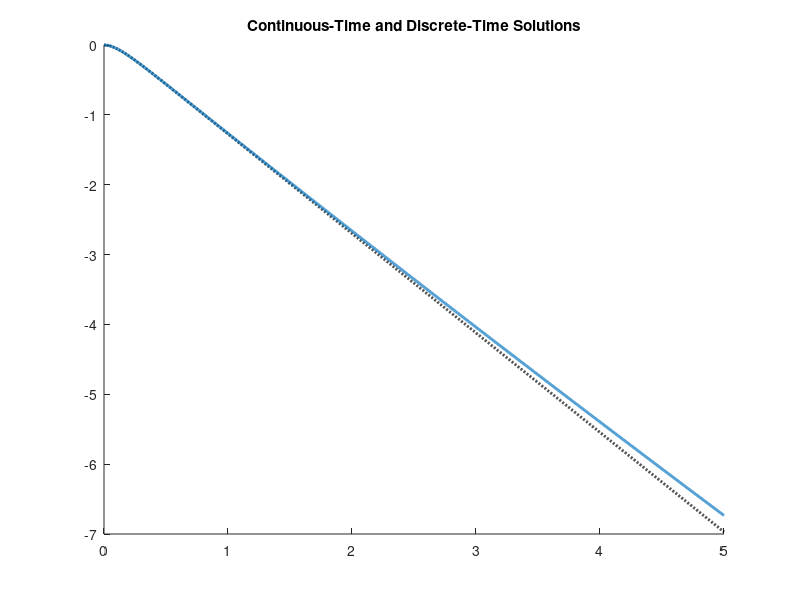

Write the MATLAB code that produced this figure. (Note: this script raises an error after producing the figure.)
%% MAE 507 Project Satellite Model
% (Auer, Matthew), (Cohen, Dan), (Skowronek, Olga) 
clear all
close all
clc

%------------------------- Motor Parameters ------------------------------%
% Maxon 500266: 
%   https://www.maxongroup.us/maxon/view/product/motor/ecmotor/ecflat/ecflat90/500266

k = 0.136;  % Torque constant and speed constant both in kg*m^2*s^-2*A^-1
R = 0.28;   % Winding resistance in Ohms
L = 0.369*10^-3;    % Winding inductance in Henries

m_mot = 0.985;  % Motor mass in kg
r_mot = 90*(10^-3)/2;   % Motor radius

T_nom = 0.988;  % Nominal torque of the motor, Nm

% Estimated damping rate of the motor, bearings, etc. Based on nominal 
% torque of the motor per rotation with a scale factor. WAG.
b = 0.1*T_nom/(2*pi);   % Nm/(rad/s)

% Input and state constraints defined by motor
v_min = -30; % Min motor voltage is min input
v_max =  30; % Max motor voltage is max input

omega_f_min = -1780*(1/60)*(2*pi);  % Min reachable motor speed [rad/s]
omega_f_max =  1780*(1/60)*(2*pi);  % Max reachable motor speed [rad/s]

%------------------------- Flywheel Inertia ------------------------------%
% Approximate the flywheel as a disk with inner radius (r1) and outer
% radius (r2), and a plate thickness (t).
% Assume the material is aluminum.

r1 = 100*10^-3; % Inner radius in m
r2 = 150*10^-3; % Outer radius in m
t = 5*10^-3;    % Disc axial thickness in m

rho_Al = 2710;  % Aluminum density in kg/m^3

Jf = (pi/2)*rho_Al*t*(r2^4 - r1^4); % Compute polar moment of inertia (PMoI)

%------------------------- Satelite Inertia ------------------------------%
% Approximate the satelite as a cube made from aluminum with the inner
% space filled with material with density of plastic (ABS), electronics,
% sparse wires, etc. Assume the motor mass is in the axis of the satelite
% centroid and plastic inertia is removed equal to the size of the motor
% and flywheel.

rho_elec = 1006;    % density of the electronics. Assumed to be ABS

l = 350*10^-3;  % side length of cube. Should be larger than 2*r2 above.
l_elec = l - 2*5*10^-3; % side length of inner cube. Based on assumed Al thickness.

I_cube_Al = (rho_Al/6)*l^5; % Compute the PMoI of a solid cube

% Compute the PMoI of the solid elec cube minus Al cube.
I_elec = ((rho_elec - rho_Al)/6)*l_elec^5;  

% Compute the PMoI of the motor minus the space taken up by motor in elec.
I_motor = ((r_mot^2)/2)*(m_mot - rho_elec*pi*(r_mot^2));  

% Compute the PMoI the space taken up by flywheel in elec.
I_fly = (pi/2)*rho_elec*t*(r2^4 - r1^4);  

% Compute the satelite PMoI by summing all parts and subtracting the PMoI
% where the wheel is in elec.
Js = I_cube_Al + I_elec + I_motor - I_fly; 

%-------------------------- System Matrices ------------------------------%
% Define A, B, C, D matrices using above parameters.
% 
% State variables are angle of the satelite (externally observed 
% fixed reference), flywheel angular velocity (relative to the satelite 
% frame) and its derivative.

% Inputs to the system are motor voltage and external torques
A = [0, -Jf/(Jf + Js)       , 0                   ;
     0,  0                  , 1                   ;
     0,  -(R*b + k^2)/(L*Jf), -(R*Jf + L*b)/(L*Jf)];

% Input system matrix (using both control input (voltage) and disturbance
% (external torque))
B = [0        , 0    ;
     0        , -1/Jf;
     k/(L*Jf) , 0    ];

% Input controllable system matrix (using only control input (voltage))
B_ctrl = [0        ;
          0        ;
          k/(L*Jf)];

C = [1 0 0];
D = [0 0];
D_ctrl = 0;

% Setup system models for the complete system and the control only system
sys = ss(A,B,C,D);
sys_ctrl = ss(A,B_ctrl,C,D_ctrl);

% Convert the continuous dynamics from continuous-time to discrete-time
% using a Zero-Order-Hold method. 
sampling_frequency = 1000;  % Hz. Assume the control loop is running at 1kHz
Ts = 1.0/sampling_frequency;    % sec. Sampling time

sysd = c2d(sys,Ts);
sysd_ctrl = c2d(sys_ctrl,Ts);

Ad_ctrl = sysd_ctrl.A;
Bd_ctrl = sysd_ctrl.B;
Cd_ctrl = sysd_ctrl.C;
Dd_ctrl = sysd_ctrl.D;

Ad = sysd.A;
Bd = sysd.B;
Cd = sysd.C;
Dd = sysd.D;

%------------------------ System Characteristics -------------------------%
% Check controllability of the continous-time MISO and SISO systems
ctrb_sys = rank(ctrb(sys));
ctrb_sys_ctrl = rank(ctrb(sys_ctrl));

% Check observability of the continous-time MISO and SISO systems
obsv_sys = rank(obsv(sys));
obsv_sys_ctrl = rank(obsv(sys_ctrl));

% %%%%%%%%%%%%%%%%%%%%%%%%%%%%%%%%%%%%%%%%%%%%%%%%%%%%%%%
% Check the system characteristics  VERFIY THAT THIS IS CORRECT FOR DT
% Check controllability of the discrete-time MISO and SISO systems
ctrb_sysd = rank(ctrb(sysd));
ctrb_sysd_ctrl = rank(ctrb(sysd_ctrl));

% Check observability of the discrete-time MISO and SISO systems
obsv_sysd = rank(obsv(sys));
obsv_sysd_ctrl = rank(obsv(sys_ctrl));
% %%%%%%%%%%%%%%%%%%%%%%%%%%%%%%%%%%%%%%%%%%%%%%%%%%%%%%%

ctrb_list = [ctrb_sys, ctrb_sys_ctrl, ctrb_sysd, ctrb_sysd_ctrl];
obsv_list = [obsv_sys, obsv_sys_ctrl, obsv_sysd, obsv_sysd_ctrl];
for sys_step = 1:length(ctrb_list)
    % Check rank of each system controllability matrix
    if ctrb_list(sys_step) < size(A,1)
        all_controllable = false;
    else
        all_controllable = true;
    end
    % Check rank of each system observability matrix
    if obsv_list(sys_step) < size(A,1)
        all_observable = false;
    else
        all_observable = true;
    end
end
all_controllable
all_observable

%--------------------- Simulate open-loop dynamics -----------------------%
x0 = [0;0;0];
v0 = v_max; % Constant max motor voltage signal
T_ext0 = 1; % Constant disturbance torque.

duration = 5;  % number of sec runtime
N = round(duration/Ts); % compute the number of time steps
t = linspace(0,duration,N);    % simulate over duration with N steps
v = linspace(v0,v0,N);  % Constant input voltage
T_ext = linspace(0,T_ext0,N);

% continuous-time solution to the controllable system (no disturbance)
y_ct_ctrl = lsim(sys_ctrl,v,t,x0);   

% continuous-time solution to the full system
y_ct = lsim(sys,[v',T_ext'],t,x0);   

% discrete-time solution
x = zeros(size(A,1),length(t));
y = zeros(size(C,1),length(t));
U = zeros(size(B,2),length(t));
x(:,1) = x0;
for k = 1:length(t)
    U(:,k) = [v(k); T_ext(k)];
    x(:,k+1) = Ad*x(:,k) + Bd*U(:,k);
    y(:,k)   = Cd*x(:,k) + Dd*U(:,k);
end

figure(1)
title('Continuous-Time and Discrete-Time Solutions')
hold on
plot(t,y_ct_ctrl,'--k','DisplayName','CT Contrtollable Portion Solution','LineWidth',2)
plot(t,y_ct,'Color','#0072BD','DisplayName','CT Full Solution', 'LineWidth',2)
plot(t,y,'o','MarkerEdgeColor','k','MarkerFaceColor','#D95319','DisplayName', ...
    'DT Solution','LineWidth',1,'MarkerIndices',[1:(N/50):N])
stairs(t,y,'k','DisplayName','DT Full Solution','LineWidth',1);
ylim([1.1*min(y)-.01, 1.1*max(y)+.01])
xlim([t(1), t(N)])
hold off
legend('Location','best')
grid on

%------------------- Simulate closed-loop dynamics -----------------------%
x0 = [1;0;0];
T_ext0 = 1; % Constant disturbance torque.
r0 = 0; % Reference signal value.

K = place(Ad_ctrl,Bd_ctrl,[0.999 0.985 0.980]);

duration = 20;  % number of sec runtime
N = round(duration/Ts); % compute the number of time steps
t = linspace(0,duration,N);    % simulate over duration with N steps
r = linspace(r0,r0,N);  % Constant input voltage
T_ext = linspace(0,0,N);
T_ext(round(N/2):N) = T_ext0; %round(N/2) + round(1/Ts)

% discrete-time solution
x = zeros(size(A,1),length(t));
y = zeros(size(C,1),length(t));
u = zeros(size(Bd_ctrl,2),length(t));
x(:,1) = x0;
for k = 1:length(t)
    u(k) = -K*x(:,k);
    x(:,k+1) = Ad*x(:,k) + Bd_ctrl*u(k) + Bd(:,2)*T_ext(k);
    y(:,k)   = Cd*x(:,k) + Dd_ctrl*u(k) + Dd(:,2)*T_ext(k);
end

% Calculate theta of the flywheel assuming it starts from zero
theta_f = -((Js + Jf)/Jf)*x(1,1:N) + ((Js + Jf)/Jf)*x0(1) ;

figure(2)
title('Closed-Loop Discrete-Time Solution, Angles')
hold on
plot(t,x(1,1:N),'Color','#0072BD','DisplayName','Theta Satellite','LineWidth',2)
plot(t,theta_f,'Color',	'#7E2F8E','DisplayName','Theta Flywheel','LineWidth',2)
xlim([t(1), t(N)])
hold off
legend('Location','best')
grid on

figure(3)
title('Closed-Loop Discrete-Time Solution, Full State')
hold on
plot(t,x(1,1:N),'Color','#0072BD','DisplayName','Theta Satellite','LineWidth',2)
plot(t,theta_f,'Color',	'#7E2F8E','DisplayName','Theta Flywheel','LineWidth',2)
plot(t,x(2,1:N),'Color','#D95319','DisplayName','Flywheel Rate','LineWidth',2)
plot(t,x(3,1:N),'Color','#EDB120','DisplayName','Flywheel Rate Dot','LineWidth',2)
xlim([t(1), t(N)])
hold off
legend('Location','best')
grid on


Q = [100 0 0; 0 0.01 0; 0 0 0.01]
%N = [100,100,100]'
R = 0.01
K = dlqr(Ad,Bd_ctrl,Q,R);
              % If we used the classic LQR what would our gain look like for each state space var
CLP = eig(Ad-Bd_ctrl*K)
tspan = 0:Ts:5;
%tspan = linspace(0,10,10000); % time
y0 = [pi/2; 0; 0]; % [x xdot theta theta_dot]

T_ext = 1;
[t,y] = ode45(@(t,y)((Ad-Bd_ctrl*K)*(y-[0; 0; 0])),tspan,y0); % LQR sol
plot(y)
legend('global theta','global theta dot','wheel angular rate','wheel angular rate dot')
%------------------- LQR CONT closed-loop dynamics -----------------------%





Q = [100 0 0; 0 0.01 0; 0 0 0.01]
%N = [100,100,100]'
R = 0.01
K = lqr(sys_ctrl,Q,R);
              % If we used the classic LQR what would our gain look like for each state space var
%Des_poles = [-1.0,-2.0,-3.0];
%K = place(A,B_ctrl,Des_poles);
%CLP = eig(A-B_ctrl*K)
tspan = 0:Ts:5;
%tspan = linspace(0,10,10000); % time
y0 = [pi/2; 0; 0]; % [x xdot theta theta_dot]

T_ext = 1;
%[t,y] = ode45(@(t,y)((A-B_ctrl*K)*(y-[0; 0; 0])),tspan,y0); % LQR sol


x = zeros(size(A,1),length(tspan));
y = zeros(size(C,1),length(tspan));
u = zeros(size(Bd_ctrl,2),length(tspan));

x0 = [pi/2;0;0];
x(:,1) = x0;
for k=1:length(x)

    u(k) = -K*x(:,k);
    x(:,k+1) = Ad*x(:,k) + Bd_ctrl*u(k);
    y(:,k)   = Cd*x(:,k) + Dd_ctrl*u(k);
end

plot(y)
legend('global theta','global theta dot','wheel angular rate','wheel angular rate dot')
%------------------- LQR CONT closed-loop dynamics -----------------------%

% DLQR From class


clear N
clear Q 
clear R 
clear X 
clear F 
clear P
clear u

Q = [10000 0 0; 0 0.001 0; 0 0 0.1];
%N = [100,100,100]'
R = 0.001;




N = 5001; %length(t_dis);
P{N} =1*eye(3)*Q;
for k = N-1:-1:1
    F{k} = ((R+Bd_ctrl'*P{k+1}*Bd_ctrl)^-1)*Bd_ctrl'*P{k+1}*Ad;
    P{k}= Q+F{k}'*R*F{k}+(Ad-Bd_ctrl*F{k})'*P{k+1}*(Ad-Bd_ctrl*F{k});
end 
%N-1:-1:1
X(:,1) = [pi/2;0;0];
xgoal = [0;0;0];
%xprime = X(:,1)-xgoal
%z = [xprime;1];
%xgoaltest = [linspace(0, 10, 200)];


rng(0) % same seed any time
mu=(9.6*10^(-7)+3.7*10^(-7)+2.1*10^(-5)+1.5*10^(-6))/4;
sigma1=1*10^(-7);
disturbance=abs(sigma1*randn(1))+mu*sin(X(1,1));
E = [1;0;0];

for i = 1:N-1  
    u(i) = -F{i}*(X(:,i)); %X(:,i);%X(:,i);
    %f = A*xgoal-xgoal;
    %xprime = X(:,i)-xgoal;
    %z = [A f; 0 0 1]*[xprime;1]+[B;0]*u(i);
    X(:,i+1) = Ad * X(:,i) + Bd_ctrl*u(i)+Bd(:,2)*disturbance;
    disturbance=abs(sigma1*randn(1))+mu*sin(X(1,i));

end


real_x = X(1,:);


figure;
plot(1:1:N,X(1,:),'LineWidth',3)
title('State 1: CubeSat Theta(rad) vs time steps')
grid on
hold on
Z_vec = zeros(1,length(real_x));
plot(Z_vec,'LineWidth',3)
hold on
plot((pi/2)*.10*ones(1,length(real_x)),'LineWidth',3)
hold on 
grid on
plot(-(pi/2)*.10*ones(1,length(real_x)),'LineWidth',3)
legend('CubeSat Theta(rad)','Theta Goal(rad)','+10% Threshold(rad)','-10% Threshold(rad)')
xlabel('Time Steps')
ylabel('State 1: CubeSat Theta(rad) ')

disp(min(find(real_x<=0.1571 )))
TimeToRise = min(find(real_x <=0.1571 ))

Z_vec(TimeToRise:end)

RMSE = sqrt(mean((Z_vec(TimeToRise:end)  - real_x(TimeToRise:end)).^2))


figure;
plot(1:1:N,X(2,:),'LineWidth',3)
grid on
title('State 2 vs time steps')
xlabel('Time Steps')
ylabel('State 2 Omega(Rad/sec)')

figure;

plot(1:1:N,X(3,:),'LineWidth',3)
title('State 3 vs time steps')
xlabel('Time Steps')
ylabel('State 3 Omega Dot (Rad/sec^2)')
grid on



figure;
plot(1:1:N-1,u,'b','LineWidth',3)
title('input u vs time')
xlabel('Time steps')
ylabel('Input u')
grid on







% 
% 
% 
% figure(2)
% plot(real_x,'LineWidth',3)
% grid on
% hold on
% Z_vec = zeros(1,length(real_x));
% plot(Z_vec,'LineWidth',3)
% hold on
% plot((pi/2)*.10*ones(1,length(real_x)),'LineWidth',3)
% hold on 
% grid on
% plot(-(pi/2)*.10*ones(1,length(real_x)),'LineWidth',3)
% title('State 1: CubeSat Theta(rad) vs time steps')
% legend('CubeSat Theta(rad)','Theta Goal(rad)','+10% Threshold(rad)','-10% Threshold(rad)')
% xlabel('Time Steps')
% ylabel('State 1: CubeSat Theta(rad) ')
% 
% disp(min(find(real_x <=0.1571 )))
% TimeToRise = min(find(real_x <=0.1571 ))
% 
% Z_vec(TimeToRise:end)
% 
% RMSE = sqrt(mean((Z_vec(TimeToRise:end)  - real_x(TimeToRise:end)).^2))
% 
% 
% 
% figure(3)
% plot(real_x2,'LineWidth',3)
% title('State 2 vs time steps')
% xlabel('Time Steps')
% ylabel('State 2 Omega(Rad/sec)')
% grid on
% 
% 
% figure(4)
% plot(real_x3,'LineWidth',3)
% title('State 3 vs time steps')
% xlabel('Time Steps')
% ylabel('State 3 Omega Dot (Rad/sec^2)')
% grid on
% 





%% 

plot_3d_cube_DANCOHEN(X(1,:),'DanCohenTestingLQR.avi')




% %%%% MPC $$$$
% 
% 
% % MPC data
% Q = [1000 0 0; 0 0.0001 0; 0 0 0.0001]
% %N = [100,100,100]'
% R = 0.0001
% H =  eye(4)*1e6;
% 
% % Initial state
% nx = 3; % Number of states
% nu = 1; % Number of inputs
% 
% 
% xgoal = [0;0;0];
% x = [pi/2;0;0];% x0
% %f = Ad*xgoal-xgoal;
% %xprime = x-xgoal;
%   
% %z = [Ad f; 0 0 0 1]*[xprime;1];%+[B;0]*U(1);
% 
% %Bz = [Bd_ctrl;0];
% %Az = [Ad f; 0 0 0 1];
% 
% N = 500;
% 
% 
% % Initial state
% x0 = [pi/2;0;0];
% 
% 
% u = sdpvar(repmat(nu,1,N),repmat(1,1,N));
% x = sdpvar(repmat(nx,1,N+1),repmat(1,1,N+1));
% 
% constraints = [];
% objective = 0;%z{N}'*H*z{N};
% for k = 1:N
%  objective = objective +x{k}'*Q*x{k} + u{k}*R*u{k};
%  constraints = [constraints, x{k+1} == Ad*x{k} + Bd_ctrl*u{k}];
%  constraints = [constraints, -25 <= u{k}<= 25, [-pi/2;-180;-2000]<=x{k+1}<=[(pi/2)+0.1;180;2000]];
% end
% %ops = sdpsettings('verbose',2);
% 
% controller = optimizer(constraints, objective,sdpsettings('solver','gurobi'),x{1},[u{:}]);
% 
% xgoal = [0;0;0];
% x = [pi/2;0;0];% x0
% clf;
% hold on
% real_x = [pi/2];
% real_x2 = [0];
% real_x3 = [0];
% implementedU = [];
% real_z = [];
% real_z2 = [];
% %z = [A f; 0 0 0 1]*[xprime;1];
% 
% figure(1)
% for i = 1:5000
%   xprime = x-xgoal;
%   %f = A*xgoal-xgoal;
%   U = controller{x};  
%   stairs(i:i+length(U)-1,U,'r')
%   x = Ad*x + Bd_ctrl*U(1); % foward simulation starting with x0
% 
%   %z = [Ad f; 0 0 0 1]*z+[Bd_ctrl;0]*U(1);
%   
%   %real_z = [real_z;z(1)];
%   %real_z2 = [real_z2;z(2)];
%   real_x = [real_x;x(1)];
%   real_x2 = [real_x2;x(2)];
%   real_x3 = [real_x3;x(3)];
%   %pause(0.05)
%   stairs(i:i+length(U)-1,U,'k')
%   implementedU = [implementedU;U(1)];
% end
% %plotting 
% hold on
% stairs(implementedU,'b')
% title('Input vs time steps')
% xlabel('Time Steps')
% ylabel('Input')
% 
% 
% 
% figure(2)
% plot(real_x)
% title('State 1  vs time steps')
% xlabel('Time Steps')
% ylabel('State 1 ')
% 
% 
% figure(3)
% plot(real_x2)
% title('State 2 vs time steps')
% xlabel('Time Steps')
% ylabel('State 2')
% 
% 
% figure(4)
% plot(real_x3)
% title('State 3 vs time steps')
% xlabel('Time Steps')
% ylabel('State 3')
% 
% 
% figure(5)
% plot(real_z2)
% title('State 2 q vs time steps')
% xlabel('Time Steps')
% ylabel('State 2 q')
% 
% 

% %% Hinf
% load('OLGAGAIN.mat','K')
% 
% Pinf = ss(A,B_ctrl,C,D_ctrl)
% 
% NMEAS= 1;NCON = 1;
% [K,CL,GAM,INFO] = hinfsyn(Pinf,NMEAS,NCON)
% tspan = [0,10];
% %tspan = linspace(0,10,10000); % time
% y0 = [pi/2; 0; 0]; % [x xdot theta theta_dot]
% y = [0;0;0];
% T_ext = 1;
% [t,y] = ode45(@(t,y)((A-B*INFO.Ku)*(y-y0)),tspan,y0); % LQR sol
% plot(y)
% legend('global theta','global theta dot','wheel angular rate','wheel angular rate dot')





